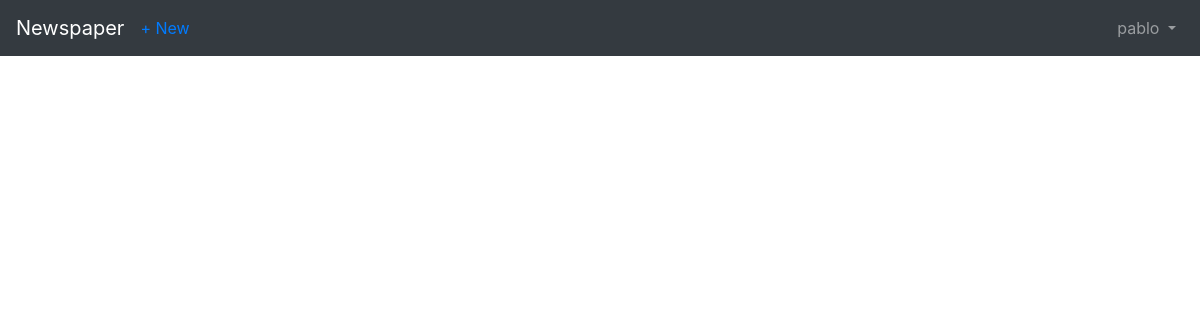
/articles/ (signed in), run on an earlier commit of the app's database.
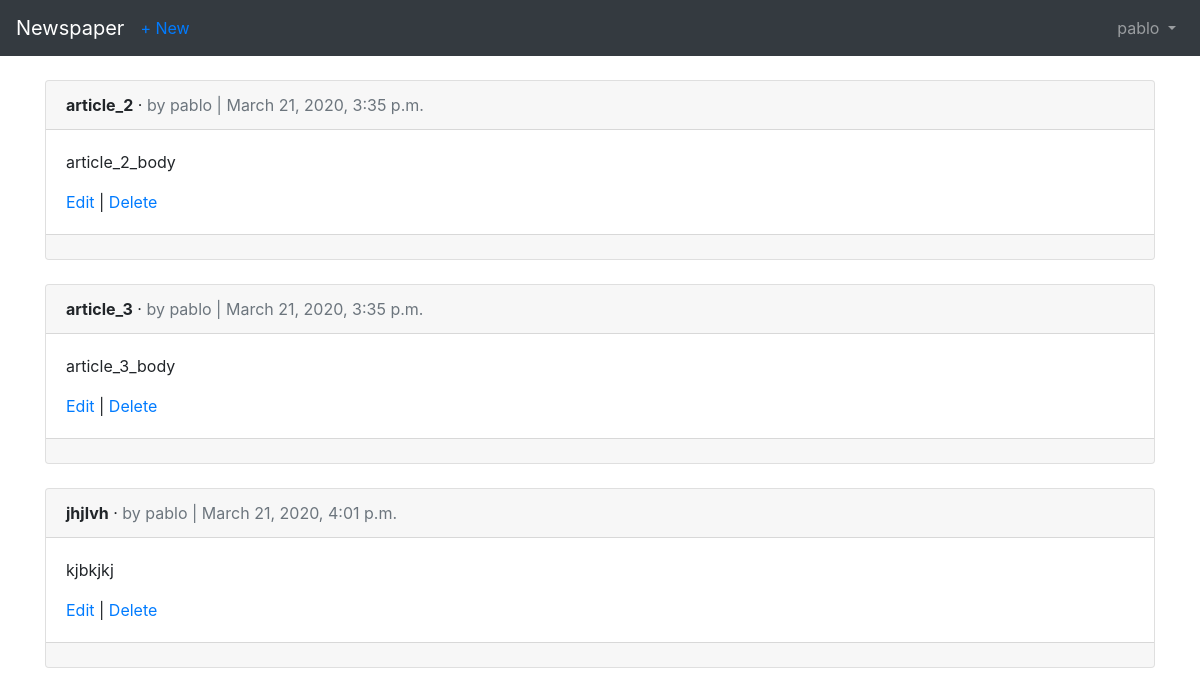
And on a later commit of the database.
### users/models.py (models this page shows)
class CustomUser(AbstractUser):
    age = models.PositiveIntegerField(null=True, blank=True)

### articles/models.py (models this page shows, shortened)
class Article(models.Model):
    title = models.CharField(max_length=255)
    body = models.TextField()
    date = models.DateTimeField(auto_now_add=True)
    author = models.ForeignKey(
        get_user_model(),
        on_delete=models.CASCADE,
    )

### articles/views.py (the view)
# urls.py: path('', ArticleListView.as_view(), name='article_list'),
class ArticleListView(LoginRequiredMixin, ListView):
    model = Article
    template_name = 'article_list.html'
    login_url = 'login'

### templates/article_list.html (shortened to what this page needs)
{% extends 'base.html' %}
{% block content %}
{% for article in object_list %}
    <div class="card">
        <div class="card-header">
            <span class="font-weight-bold">{{ article.title }}</span> &middot;
            <span class="text-muted">by {{ article.author }} |
            {{ article.date }}</span>
        </div>
        <div class="card-body">
            <p>{{ article.body }}</p>
            <a href="{% url 'article_edit' article.pk %}">Edit</a> |
            <a href="{% url 'article_delete' article.pk %}">Delete</a>
        </div>
        <div class="card-footer">
        </div>
    </div>
    <br />
{% endfor %}
{% endblock content %}

### templates/base.html (shortened to what this page needs)
<!doctype html>
<html lang="en">
    <head>
        <link rel="stylesheet" href="https://stackpath.bootstrapcdn.com/bootstrap/4.1.3/css/bootstrap.min.css">
    </head>
    <body>
    <nav class="navbar navbar-expand-md navbar-dark bg-dark mb-4">
        <a class="navbar-brand" href="{% url 'home' %}">Newspaper</a>
        {% if user.is_authenticated %}
            <ul class="navbar-nav mr-auto">
                <li class="nav-item">
                    <a href="{% url 'article_new' %}">+ New</a>
                </li>
            </ul>
{% endif %}
        <div class="collapse navbar-collapse" id="navbarCollapse">
            {% if user.is_authenticated %}
                <ul class="navbar-nav ml-auto">
                    <li class="nav-item">
                        <a class="nav-link dropdown-toggle" href="#" id="userMenu" data-toggle="dropdown" aria-haspopup="true" aria-expanded="false">
                            {{ user.username }}
                        </a>
                    </li>
                </ul>
            {% else %}
                <form class="form-inline ml-auto">
                    <a href="{% url 'login' %}" class="btn btn-outline-secondary">Log In</a>
                    <a href="{% url 'signup' %}" class="btn btn-primary ml-2">Sign up</a>
                </form>
            {% endif %}
        </div>
    </nav>
    <div class="container">
        {% block content %}
        {% endblock content %}
    </div>
    </body>
</html>

What changed in the data, as far as the page shows it:
added Article: title "article_2", author "pablo", date "March 21, 2020, 3:35 p.m.", body "article_2_body"
added Article: title "article_3", author "pablo", date "March 21, 2020, 3:35 p.m.", body "article_3_body"
added Article: title "jhjlvh", author "pablo", date "March 21, 2020, 4:01 p.m.", body "kjbkjkj"
